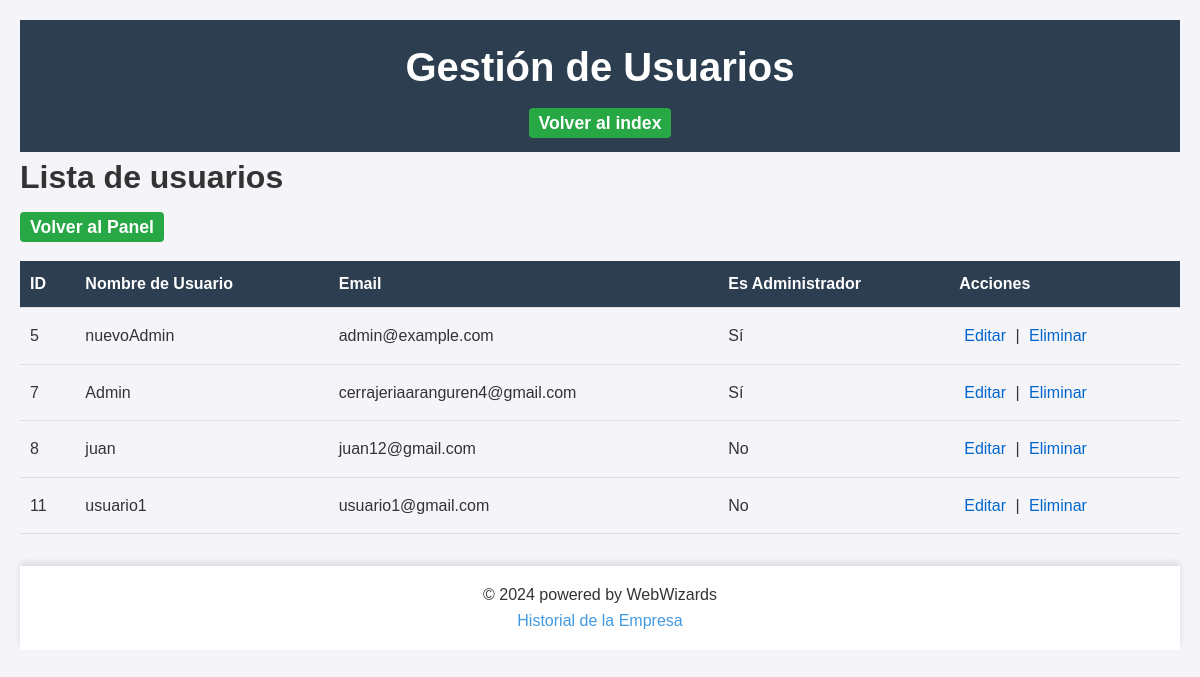
The page /Admin/usuarios.php (signed in) on the database as committed earlier.
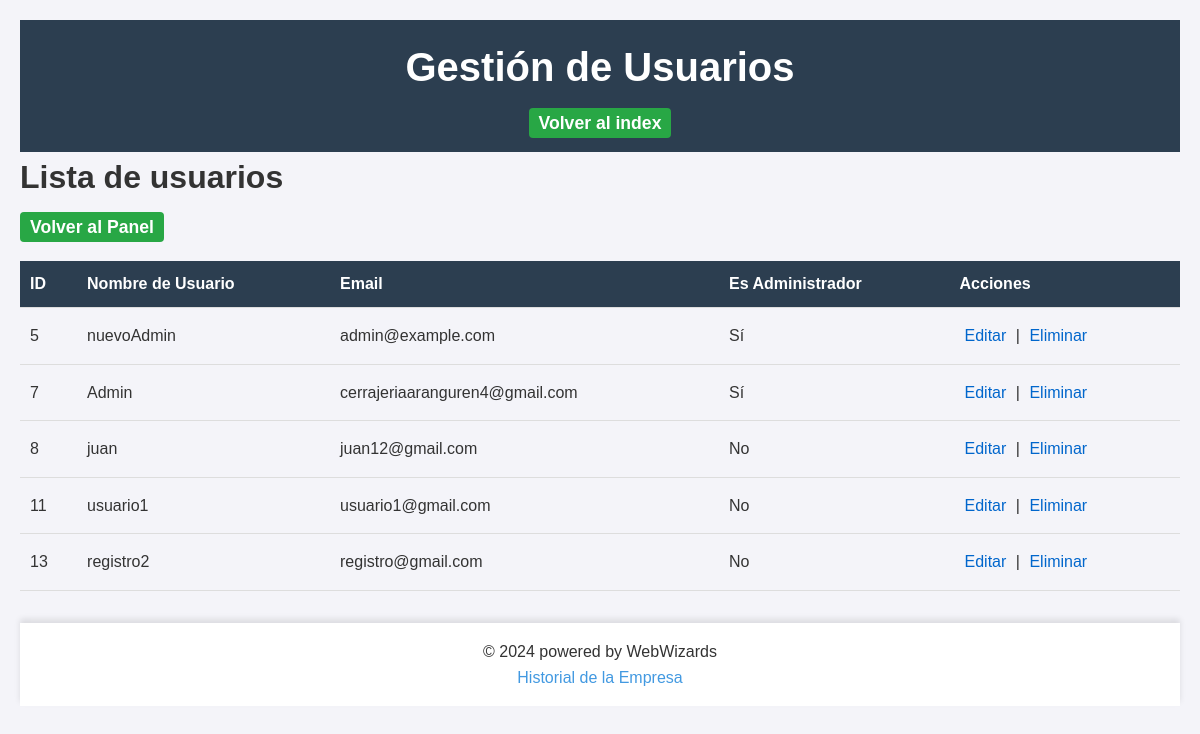
The same page on the database as committed later.
### tables this page shows
CREATE TABLE `usuarios` (
  `id` int(11) NOT NULL,
  `username` varchar(50) NOT NULL,
  `password` varchar(255) NOT NULL,
  `email` varchar(255) NOT NULL,
  `address` varchar(255) NOT NULL,
  `phone` varchar(20) NOT NULL,
  `foto` varchar(255) DEFAULT NULL
);

### Admin/usuarios.php (the view, shortened to what this page needs)
<?php
include '../Backend/backend_DB.php';
$query = "SELECT u.id, u.username, u.email,
                 CASE WHEN a.id_usuario IS NOT NULL THEN 'Sí' ELSE 'No' END AS es_admin
          FROM usuarios u
          LEFT JOIN Admin a ON u.id = a.id_usuario";
$result = $conn->query($query);
?>
<!DOCTYPE html>
<html lang="es">
<head>
    <link rel="stylesheet" href="../css/estilo22.css">
    <link rel="stylesheet" href="css/styleServicios.css">
    <link rel="stylesheet" href="css/usuarios.css">
</head>
<body>
    <header>
        <h1>Gestión de Usuarios</h1>
        <nav>
            <a id="volverPanel" href="../index.php">Volver al index</a>
        </nav>
    </header>
    <h1>Lista de usuarios</h1>
    <nav>
        <a id="volverPanel" href="../adminPanel.php">Volver al Panel</a>
    </nav>
    <main>
        <table>
            <thead>
                <tr>
                    <th>ID</th>
                    <th>Nombre de Usuario</th>
                    <th>Email</th>
                    <th>Es Administrador</th>
                    <th>Acciones</th>
                </tr>
            </thead>
            <tbody>
                <?php while ($row = $result->fetch_assoc()): ?>
                <tr>
                    <td><?php echo htmlspecialchars($row['id']); ?></td>
                    <td><?php echo htmlspecialchars($row['username']); ?></td>
                    <td><?php echo htmlspecialchars($row['email']); ?></td>
                    <td><?php echo $row['es_admin']; ?></td>
                    <td>
                        <a class="accion" href="editar_usuario.php?id=<?php echo $row['id']; ?>">Editar</a> |
                        <a class="accion" href="eliminar_usuario.php?id=<?php echo $row['id']; ?>" onclick="return confirm('¿Estás seguro de que deseas eliminar este usuario?');">Eliminar</a>
                    </td>
                </tr>
                <?php endwhile; ?>
            </tbody>
        </table>
    </main>
    <footer>
      <?php include "../Backend/reusables/footer.php"?>
    </footer>
</html>

Rows that differ between the two databases and show on the page:
added usuarios: id "13", username "registro2", email "registro@gmail.com", es_admin "No"
